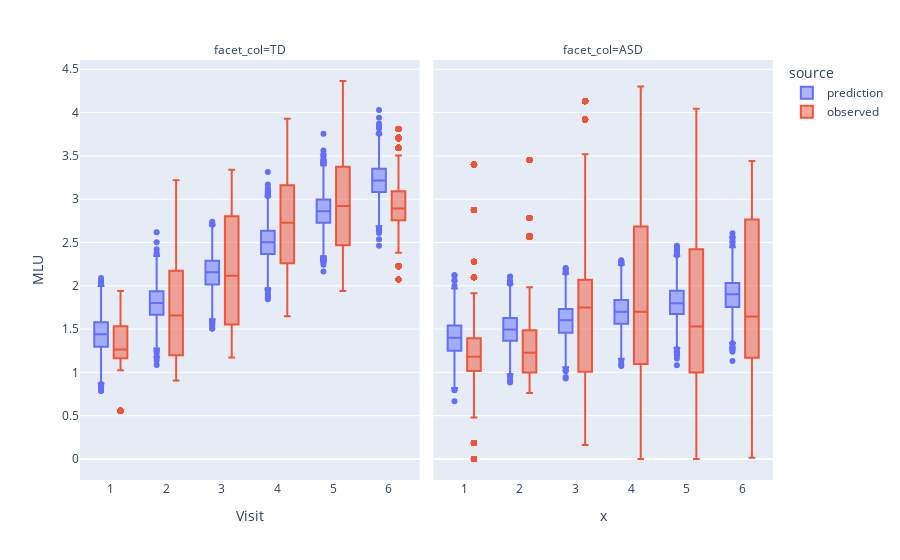

The code cell stored with this chart in its notebook:
### Code cell
vis_df = post_pred.sample(50_000)
fig = px.box(
    vis_df,
    x=vis_df.visit.map(str),
    y="value",
    color="source",
    facet_col=vis_df.diagnosis.map(dict(enumerate(diag_uniques)))
).update_layout(
    xaxis_title="Visit",
    yaxis_title="MLU",
).update_xaxes(categoryorder='array', categoryarray=list(range(1,7)))
fig #.write_image("post_pred.png")

### Figure 1 — Plotly figure (JSON) as saved in the notebook; plotly's stock layout.template omitted (floating-point values rounded to 4 significant figures; data arrays with more than 128 entries replaced by an {"elided": "..."} marker saying what was removed)
{"data": [{"alignmentgroup": "True", "hovertemplate": "source=prediction<br>facet_col=TD<br>x=%{x}<br>value=%{y}<extra></extra>", "legendgroup": "prediction", "marker": {"color": "#636efa"}, "name": "prediction", "notched": false, "offsetgroup": "prediction", "orientation": "v", "showlegend": true, "type": "box", "x": {"elided": "13263 str values"}, "x0": " ", "xaxis": "x", "y": {"elided": "13263 float values"}, "y0": " ", "yaxis": "y"}, {"alignmentgroup": "True", "hovertemplate": "source=prediction<br>facet_col=ASD<br>x=%{x}<br>value=%{y}<extra></extra>", "legendgroup": "prediction", "marker": {"color": "#636efa"}, "name": "prediction", "notched": false, "offsetgroup": "prediction", "orientation": "v", "showlegend": false, "type": "box", "x": {"elided": "11853 str values"}, "x0": " ", "xaxis": "x2", "y": {"elided": "11853 float values"}, "y0": " ", "yaxis": "y2"}, {"alignmentgroup": "True", "hovertemplate": "source=observed<br>facet_col=TD<br>x=%{x}<br>value=%{y}<extra></extra>", "legendgroup": "observed", "marker": {"color": "#EF553B"}, "name": "observed", "notched": false, "offsetgroup": "observed", "orientation": "v", "showlegend": true, "type": "box", "x": {"elided": "13304 str values"}, "x0": " ", "xaxis": "x", "y": {"elided": "13304 float values"}, "y0": " ", "yaxis": "y"}, {"alignmentgroup": "True", "hovertemplate": "source=observed<br>facet_col=ASD<br>x=%{x}<br>value=%{y}<extra></extra>", "legendgroup": "observed", "marker": {"color": "#EF553B"}, "name": "observed", "notched": false, "offsetgroup": "observed", "orientation": "v", "showlegend": false, "type": "box", "x": {"elided": "11580 str values"}, "x0": " ", "xaxis": "x2", "y": {"elided": "11580 float values"}, "y0": " ", "yaxis": "y2"}], "layout": {"annotations": [{"font": {}, "showarrow": false, "text": "facet_col=TD", "x": 0.245, "xanchor": "center", "xref": "paper", "y": 1, "yanchor": "bottom", "yref": "paper"}, {"font": {}, "showarrow": false, "text": "facet_col=ASD", "x": 0.755, "xanchor": "center", "xref": "paper", "y": 1, "yanchor": "bottom", "yref": "paper"}], "boxmode": "group", "legend": {"title": {"text": "source"}, "tracegroupgap": 0}, "margin": {"t": 60}, "xaxis": {"anchor": "y", "categoryarray": [1, 2, 3, 4, 5, 6], "categoryorder": "array", "domain": [0, 0.49], "title": {"text": "Visit"}}, "xaxis2": {"anchor": "y2", "categoryarray": [1, 2, 3, 4, 5, 6], "categoryorder": "array", "domain": [0.51, 1], "matches": "x", "title": {"text": "x"}}, "yaxis": {"anchor": "x", "domain": [0, 1], "title": {"text": "MLU"}}, "yaxis2": {"anchor": "x2", "domain": [0, 1], "matches": "y", "showticklabels": false}}}
